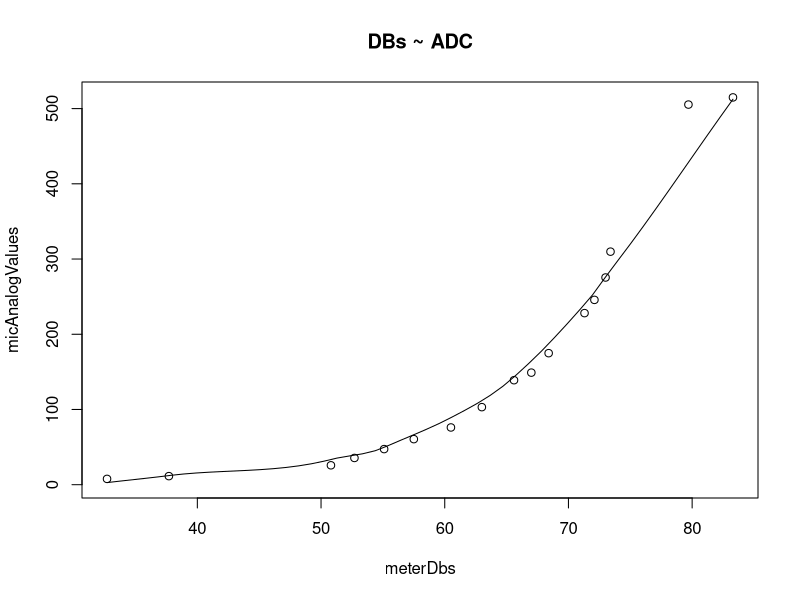
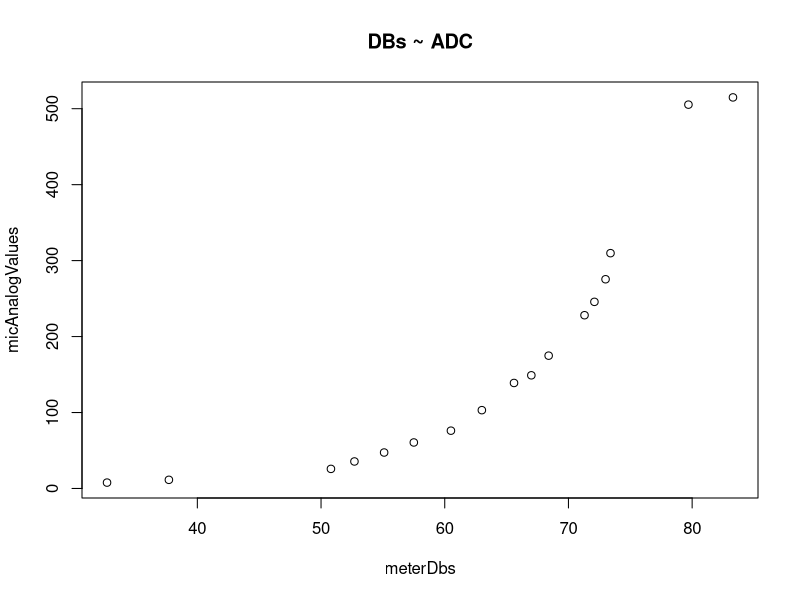

Write R code to recreate these figures, in order. (Note: this script raises an error after producing the figures.)
rm(list=ls())

## La ganancia del módulo mic-max9814 se conecta a vcc para tener la mínina, con otras ganancias se saturaba a partir de 78dbs

## https://www.szynalski.com/tone-generator/
## 1 -> sonido ambiente
## 2 -> 1%
## 3 -> 5%
## 4 -> 7%
## 5 -> 10%
## 6 -> 13%
## 7 -> 18%
## 8 -> 25%
## 9 -> 35%
## 10 -> 50%
## 11 -> 60%
## 12 -> 70%
## 13 -> 80%
## 14 -> 90%

mean(c(512,515,516,516,515,511,515,517,518,515,513,515,515,517,513,515,508,513,516,513,515,517,511,519,517,513,517,519,517,516,521,513,515,507))

micAnalogValues <- c(7.758621,11.40909,25.80556,35.56757,47.35897,60.57895,76.10526,103.1081,138.9167,149,174.8621,228.1034,245.7059,275.4545,309.8095,505.3333,514.8529)
meterDbs <- c(32.7,37.7,50.8,52.7,55.1,57.5,60.5,63,65.6,67,68.4,71.3,72.1,73,73.4,79.7,83.3)

scatter.smooth(x=meterDbs, y=micAnalogValues, main="DBs ~ ADC")
plot(x=meterDbs, y=micAnalogValues, main="DBs ~ ADC")

cor(meterDbs, micAnalogValues)
lm(meterDbs ~ micAnalogValues)

ADC <- micAnalogValues

## Ajustado a ojo
Dbs <- (ADC)*0.07447 + 39.82947

1/0.07447

scatter.smooth(x=meterDbs, y=dbs, main="DBs ~ ADC")
plot(1:length(dbs), y=dbs)

## Call:
##     lm(formula = meterDbs ~ micAnalogValues)

## Coefficients:
##     (Intercept)  micAnalogValues  
## 49.82947          0.07447  


d <- ## output de consola serial
    plot(d, type =  'l')

## https://circuitdigest.com/microcontroller-projects/arduino-sound-level-measurement/
## ADC = (11.003* dB) – 83.2073
## (ADC+83.2073) / 11.003
